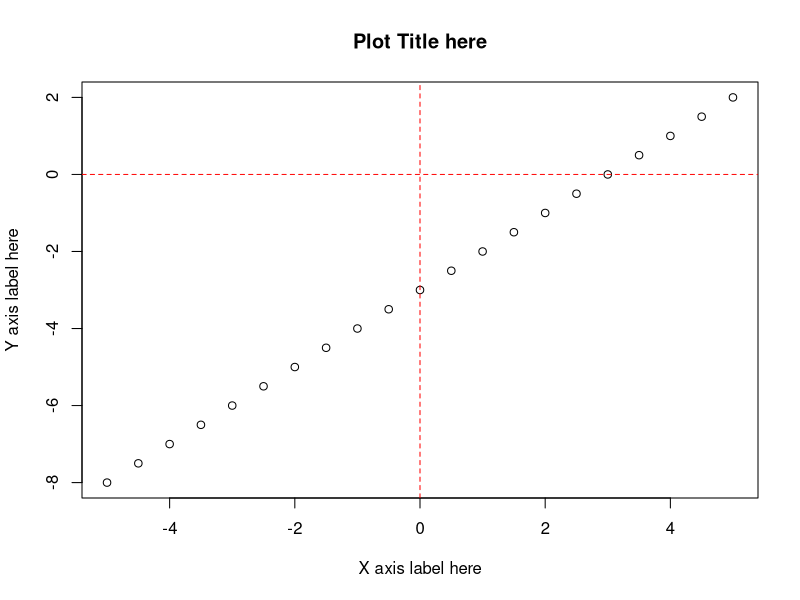
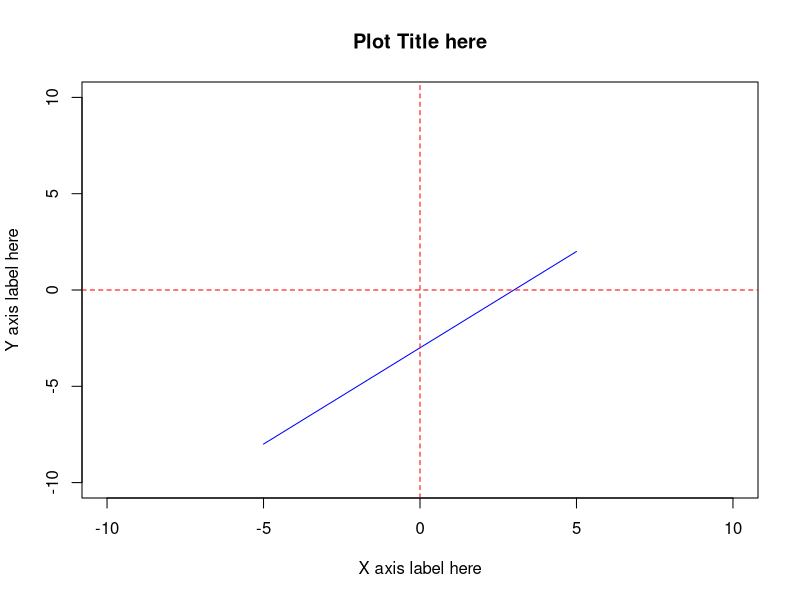
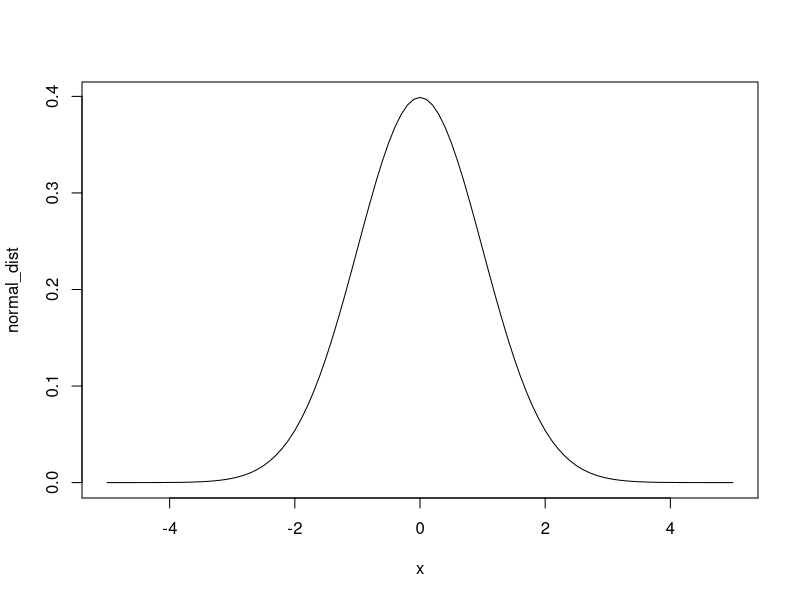
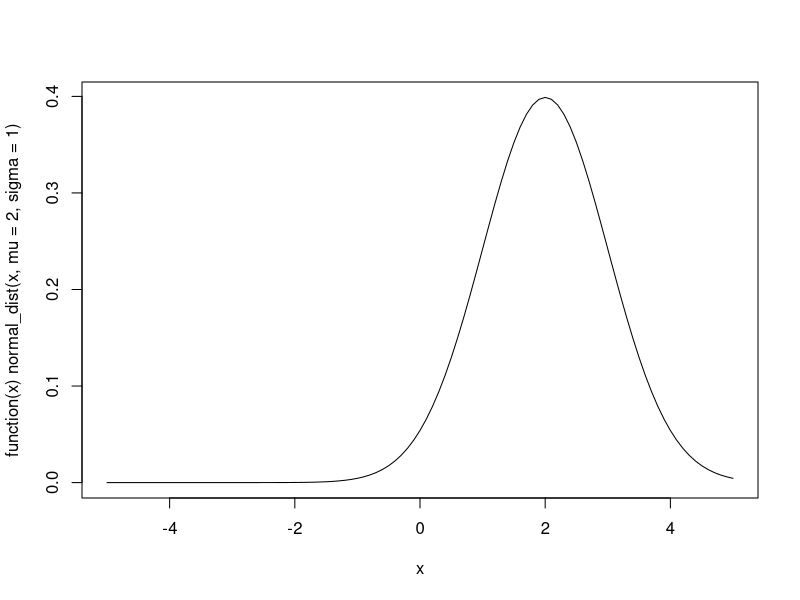
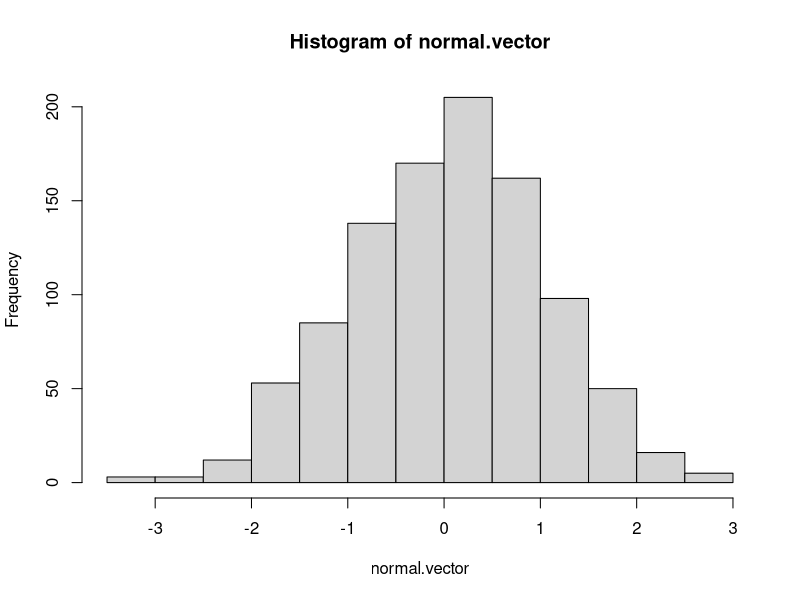
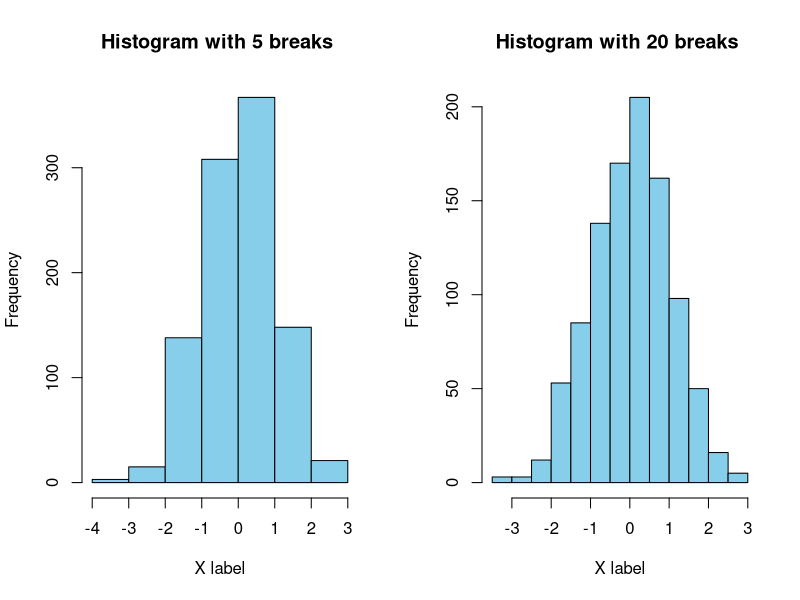
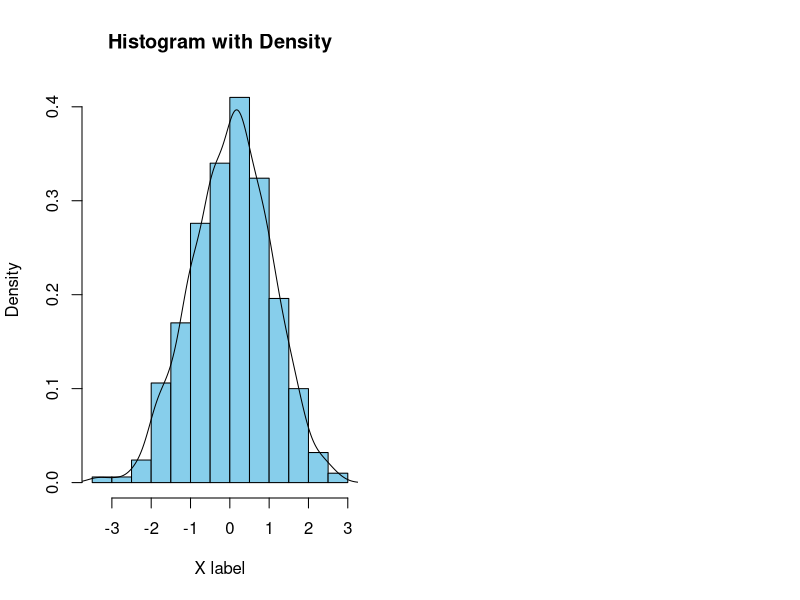
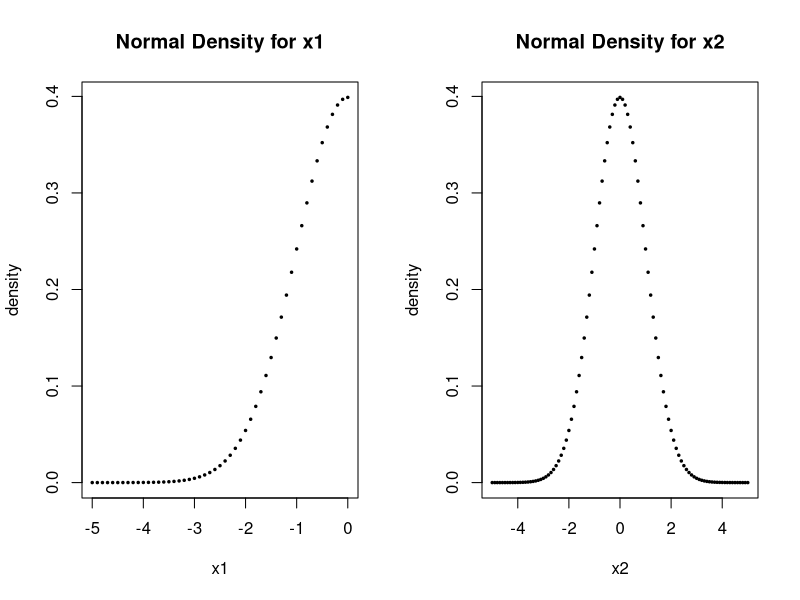

Write the R code that produced these figures, in order.
## ---- chunk 1

x <- seq(-5, 5, by = 0.5) 

y <- x - 3

plot(x, y, 
     xlab = "X axis label here", 
     ylab = "Y axis label here", 
     main = "Plot Title here")

# These two lines draw the red dotted lines marking x = 0, y = 0
# the abline function adds custom lines to the plot generated above
abline(h = 0, lty = 2, col = 'red')
abline(v = 0, lty = 2, col = 'red')

# lty: Line types can either be specified as an integer (0=blank, 1=solid (default), 2=dashed, 3=dotted, 4=dotdash, 5=longdash, 6=twodash) or as one of the character strings "blank", "solid", "dashed", "dotted", "dotdash", "longdash", or "twodash", where "blank" uses ‘invisible lines’ (i.e., does not draw them).
## ---- chunk 2

plot(x, y,                       # input data
     type = 'l',                 # specifying type, 'p' for points 'l' for lines
     xlab = "X axis label here", # x axis label
     ylab = "Y axis label here", # y axis label
     main = "Plot Title here", # main title
     xlim = c(-10,10), # setting range for x
     ylim = c(-10,10), # setting range for y
     col = 'blue')     # set the color for data points 

# col can be a color name defined in R or a color generated by the function rgb()  
# or a code for a color. (google R colors for more help!)

# the abline function adds custom lines to the plot generated above
abline(h = 0, lty = 2, col = 'red')
abline(v = 0, lty = 2, col = 'red')

## ---- chunk 3

normal_dist <- function(x, mu = 0, sigma =1) {
  1/ (sigma * sqrt(2 * pi)) * exp( - ((x - mu)^2) / (2 * sigma ^ 2) )
}

plot(normal_dist, xlim = c(-5,5))

## ---- chunk 4

plot(function(x) normal_dist(x, mu = 2, sigma = 1), xlim = c(-5,5))

## ---- chunk 5
normal.vector <- rnorm(1000) 

# rnorm() generates random points from a normal distribution
# more information about this function will be covered in the next section                     
     
# most basic form
hist(normal.vector)
## ---- chunk 6

# adding options

par(mfrow = c(1,2))

hist(normal.vector,                   # input data
     xlab = "X label",                # x axis label
     main = "Histogram with 5 breaks ", # main title 
     col = "skyblue", # setting the fill color for bars
     breaks = 5) # breaks specifies the number of bins

hist(normal.vector,                   # input data
     xlab = "X label",                # x axis label
     main = "Histogram with 20 breaks ", # main title 
     col = "skyblue", # setting the fill color for bars
     breaks = 20) # breaks specifies the number of bins

## ---- chunk 7
hist(normal.vector,                   # input data
     xlab = "X label",                # x axis label
     main = "Histogram with Density", # main title 
     col = "skyblue", # setting the fill color for bars
     probability = TRUE) # Density instead of counts 

lines(density(normal.vector)) # add a density line to the histogram
## ---- chunk 8

# Generate 5 samples drawn from a normal distribution with mean = 0 and sd = 1
rnorm(n = 5, mean = 0, sd = 1)
## ---- chunk 9
par(mfrow = c(1,2)) # setting layout for plots ( 1 x 2 plot window)

x1 <- seq(-5, 0, by = 0.1) 

plot(x1, dnorm(x1, mean = 0,sd = 1),
     ylab = "density", 
     main = "Normal Density for x1",
     pch = 20, cex = 0.5) # pch option changes the style for points 

x2 <- seq(-5, 5, by = 0.1)

plot(x2, dnorm(x2, mean = 0,sd = 1), 
     ylab = "density", 
     main = "Normal Density for x2",
     pch = 20, cex = 0.5) # pch option changes the style for points 


## ---- chunk 10

plot(x2, dnorm(x2, mean = 0,sd = 1), 
     ylab = "density", 
     main = "Cumulative density, x = -1",
     type = 'l')

x_cord <- c(-5,seq(-5,-1, by = 0.1),-1)
y_cord <- c(0,dnorm(seq(-5,-1, by = 0.1)),0)
polygon(x_cord, y_cord, col = 'skyblue')
## ---- chunk 11
pnorm(-1, mean = 0,sd = 1)
## ---- chunk 12
plot(x2, dnorm(x2, mean = 0,sd = 1), 
     ylab = "density", 
     main = "Cumulative density, x = 1",
     type = 'l')

x_cord <- c(-5,seq(-5,1, by = 0.1),1)
y_cord <- c(0,dnorm(seq(-5,1, by = 0.1)),0)
polygon(x_cord, y_cord, col = 'skyblue')
## ---- chunk 13
pnorm(1, mean = 0,sd = 1)
## ---- chunk 14
plot(x2, dnorm(x2, mean = 0,sd = 1), 
     ylab = "density", 
     main = "Cumulative density, x = 1 (<-direction)",
     type = 'l')

x_cord <- c(1,seq(1,5, by = 0.1),5)
y_cord <- c(0,dnorm(seq(1,5, by = 0.1)),0)
polygon(x_cord, y_cord, col = 'skyblue')
## ---- chunk 15
pnorm(1, mean = 0,sd = 1, lower.tail = FALSE)
## ---- chunk 16
plot(x2, dnorm(x2, mean = 0,sd = 1), 
     ylab = "density", 
     main = "0.1, 0.5, 0.75 - Quantile Values",
     type = 'l')

abline(v = qnorm(0.1), lty = 2, col = 'red')
abline(v = qnorm(0.5), lty = 2, col = 'red')
abline(v = qnorm(0.75), lty = 2, col = 'red')

## ---- chunk 17
qnorm(0.1, mean = 0,sd = 1)  
qnorm(0.5, mean = 0,sd = 1)  
qnorm(0.75, mean = 0,sd = 1)  
## ---- chunk 18
x <- seq(-5, 5, by = 0.5) 

y <- 2 * x

plot(x,y)
abline(v = 0, lty = 2, col = 'red')
abline(h = 0, lty = 2, col = 'red')

x_cord <- c(0,2,2)
y_cord <- c(0,4,0)
polygon(x_cord, y_cord, col = 'skyblue')
